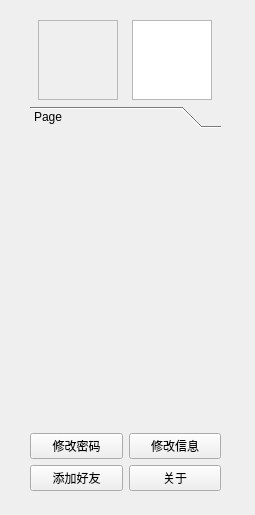
<?xml version="1.0" encoding="UTF-8"?>
<ui version="4.0">
 <class>windowForm</class>
 <widget class="QWidget" name="windowForm">
  <property name="geometry">
   <rect>
    <x>0</x>
    <y>0</y>
    <width>255</width>
    <height>515</height>
   </rect>
  </property>
  <property name="windowTitle">
   <string>Form</string>
  </property>
  <widget class="QWidget" name="layoutWidget">
   <property name="geometry">
    <rect>
     <x>30</x>
     <y>20</y>
     <width>191</width>
     <height>471</height>
    </rect>
   </property>
   <layout class="QVBoxLayout" name="verticalLayout">
    <item>
     <layout class="QHBoxLayout" name="horizontalLayout_2">
      <item>
       <widget class="QFrame" name="avatarFrame">
        <property name="minimumSize">
         <size>
          <width>80</width>
          <height>80</height>
         </size>
        </property>
        <property name="maximumSize">
         <size>
          <width>80</width>
          <height>80</height>
         </size>
        </property>
        <property name="frameShape">
         <enum>QFrame::StyledPanel</enum>
        </property>
        <property name="frameShadow">
         <enum>QFrame::Raised</enum>
        </property>
       </widget>
      </item>
      <item>
       <widget class="QTextEdit" name="textEdit">
        <property name="minimumSize">
         <size>
          <width>80</width>
          <height>80</height>
         </size>
        </property>
        <property name="maximumSize">
         <size>
          <width>80</width>
          <height>80</height>
         </size>
        </property>
       </widget>
      </item>
     </layout>
    </item>
    <item>
     <widget class="QToolBox" name="friendToolBox">
      <property name="minimumSize">
       <size>
        <width>0</width>
        <height>300</height>
       </size>
      </property>
      <property name="currentIndex">
       <number>0</number>
      </property>
      <widget class="QWidget" name="page_2">
       <property name="geometry">
        <rect>
         <x>0</x>
         <y>0</y>
         <width>189</width>
         <height>274</height>
        </rect>
       </property>
       <attribute name="label">
        <string>Page</string>
       </attribute>
      </widget>
     </widget>
    </item>
    <item>
     <layout class="QHBoxLayout" name="horizontalLayout">
      <item>
       <widget class="QPushButton" name="changePwdButton">
        <property name="text">
         <string>修改密码</string>
        </property>
       </widget>
      </item>
      <item>
       <widget class="QPushButton" name="changeInfButton">
        <property name="text">
         <string>修改信息</string>
        </property>
       </widget>
      </item>
     </layout>
    </item>
    <item>
     <layout class="QHBoxLayout" name="horizontalLayout_3">
      <item>
       <widget class="QPushButton" name="addFriendButton">
        <property name="text">
         <string>添加好友</string>
        </property>
       </widget>
      </item>
      <item>
       <widget class="QPushButton" name="aboutButton">
        <property name="text">
         <string>关于</string>
        </property>
       </widget>
      </item>
     </layout>
    </item>
   </layout>
  </widget>
 </widget>
 <resources/>
 <connections/>
</ui>
